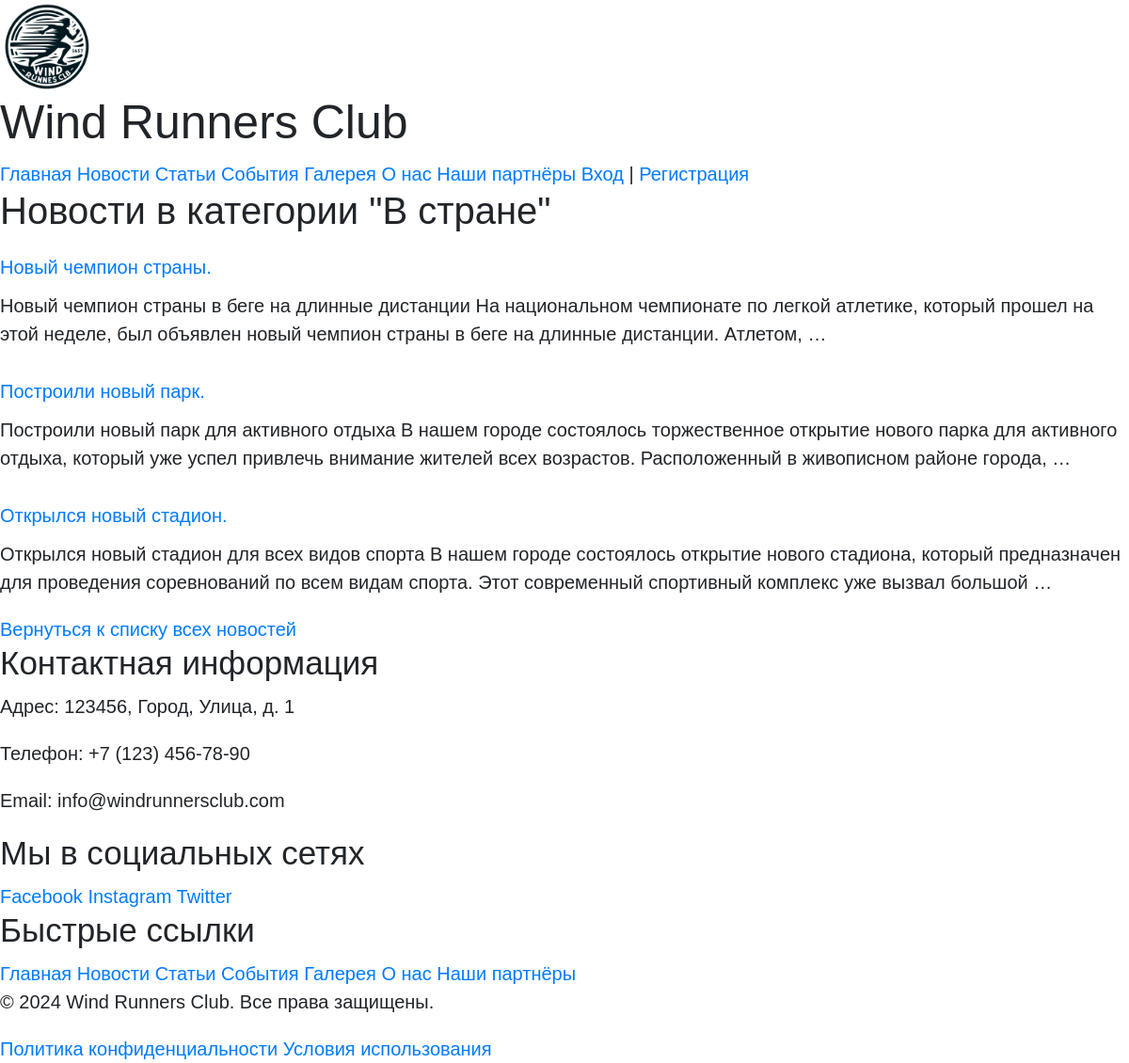
Page /news/category/1/ on the committed database.
### news/models.py (models this page shows, shortened)
class Category(models.Model):
    category_name_news = models.CharField(max_length=128)
    category_date_news = models.DateTimeField(auto_now_add=True)
    class Meta:
        verbose_name = 'Категория'
        verbose_name_plural = 'Категории'

class News(models.Model):
    news_to_category = models.ManyToManyField(Category, blank=True, related_name='category_news')
    news_title = models.CharField('Название новости', max_length=256)
    news_text = models.TextField('Текст новости')
    news_date = models.DateTimeField('Дата публикации новости', auto_now_add=True)
    cover_image = models.ImageField(upload_to='news/', default='defaults/wrc_emblem.webp')
    class Meta:
        verbose_name = 'Новость'
        verbose_name_plural = 'Новости'

### news/views.py (the view)
# urls.py: path('category/<int:category_id>/', views.news_by_category, name='news_by_category'),
def news_by_category(request, category_id):
    category = get_object_or_404(Category, pk=category_id)
    news = category.category_news.all()
    return render(request, 'news/news_by_category.html', {'category': category, 'news': news})

### news/templates/news/news_by_category.html (shortened to what this page needs)
{% extends 'base.html' %}
{% block content %}
<h2>Новости в категории "{{ category.category_name_news }}"</h2>
{% for news_item in news %}
<div>
    <h3><a href="{% url 'news:news_detail' news_item.id %}">{{ news_item.news_title }}</a></h3>
    <p>{{ news_item.news_text|truncatewords:30 }}</p>
</div>
{% empty %}
<p>В этой категории пока нет статей.</p>
{% endfor %}
<a href="{% url 'news:news_list' %}">Вернуться к списку всех новостей</a>
{% endblock %}

### static/css/style.css (style rules this page uses)
* { font-family: Arial; text-decoration: none; font-size: 20px; }

### rows in the picture
Category: category_name_news "В стране"
News: news_title "Новый чемпион страны.", news_text "Новый чемпион страны в беге на длинные дистанции На национальном чемпионате по легкой атлетике, который прошел на этой неделе, был объявлен новый чемпион страны в беге на длинные дистанции. Атлетом, …"
News: news_title "Построили новый парк.", news_text "Построили новый парк для активного отдыха В нашем городе состоялось торжественное открытие нового парка для активного отдыха, который уже успел привлечь внимание жителей всех возрастов. Расположенный в живописном районе города, …"
News: news_title "Открылся новый стадион.", news_text "Открылся новый стадион для всех видов спорта В нашем городе состоялось открытие нового стадиона, который предназначен для проведения соревнований по всем видам спорта. Этот современный спортивный комплекс уже вызвал большой …"
